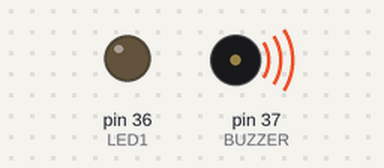
Bench run of a sketch on a simulated Arduino Mega 2560, built with avr-gcc and run on an emulated ATmega2560. On the bench: output pins drawn as LEDs (lit = HIGH), buzzer (waves = sounding). Pins used as bus, display or sensor lines are not drawn.

Above: at 3.57 s.
At 22.31 s:
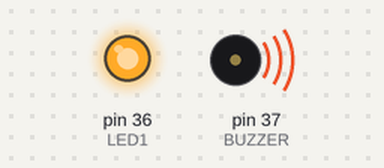
At 40.66 s:
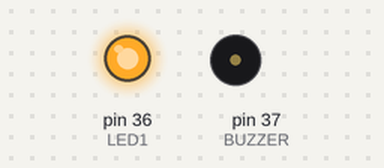
Timing chart, 0 to 48.6 s (numbered marks = the images above):
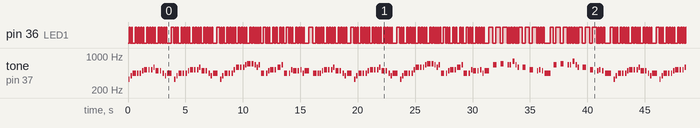

Measured:
- by itself, pin 36 (LED1): moves between LOW and HIGH, repeating every 41.7 s
- by itself, tone on pin 37 (BUZZER): plays 329 Hz for 0.12 s, 391 Hz for 0.12 s, 439 Hz for 0.28 s, 439 Hz for 0.12 s, 439 Hz for 0.12 s, 492 Hz for 0.12 s … (446 notes in this stretch)

The sketch:

Musik_Caribik.ino
```cpp
/*
 * Pirates of the Caribbean Theme Song auf dem Multi Function Shield
 * von Marcus Wegener 2018-05-16
 *
 * Code inspiriert von "Play 'Pirates of the Caribbean' Theme Song on Arduino and Buzzer"
 * Link: https://github.com/xitangg/-Pirates-of-the-Caribbean-Theme-Song
 *
 * und "Super Mario theme song w/ piezo buzzer and Arduino" von Dipto Pratyaksa
 * Link https://www.princetronics.com/supermariothemesong/
 *
 * Noten Frequenzen von Arduino Webseite
 * Link: https://www.arduino.cc/en/Tutorial/toneMelody
 */

// Defintion der Noten Frequenzen
#define NOTE_C4  262
#define NOTE_D4  294
#define NOTE_E4  330
#define NOTE_F4  349
#define NOTE_G4  392
#define NOTE_A4  440
#define NOTE_B4  494
#define NOTE_C5  523
#define NOTE_D5  587
#define NOTE_E5  659
#define NOTE_F5  698
#define NOTE_G5  784
#define NOTE_A5  880
#define NOTE_B5  988

// Pinbelegung
const uint8_t BUZZER = 37;
const uint8_t LED1 = 36;

// Noten (Tonhöhe)
int notes[] = {
   NOTE_E4, NOTE_G4, NOTE_A4, NOTE_A4, 0,
   NOTE_A4, NOTE_B4, NOTE_C5, NOTE_C5, 0,
   NOTE_C5, NOTE_D5, NOTE_B4, NOTE_B4, 0,
   NOTE_A4, NOTE_G4, NOTE_A4, 0,

   NOTE_E4, NOTE_G4, NOTE_A4, NOTE_A4, 0,
   NOTE_A4, NOTE_B4, NOTE_C5, NOTE_C5, 0,
   NOTE_C5, NOTE_D5, NOTE_B4, NOTE_B4, 0,
   NOTE_A4, NOTE_G4, NOTE_A4, 0,

   NOTE_E4, NOTE_G4, NOTE_A4, NOTE_A4, 0,
   NOTE_A4, NOTE_C5, NOTE_D5, NOTE_D5, 0,
   NOTE_D5, NOTE_E5, NOTE_F5, NOTE_F5, 0,
   NOTE_E5, NOTE_D5, NOTE_E5, NOTE_A4, 0,

   NOTE_A4, NOTE_B4, NOTE_C5, NOTE_C5, 0,
   NOTE_D5, NOTE_E5, NOTE_A4, 0,
   NOTE_A4, NOTE_C5, NOTE_B4, NOTE_B4, 0,
   NOTE_C5, NOTE_A4, NOTE_B4, 0,

   NOTE_A4, NOTE_A4,

   NOTE_A4, NOTE_B4, NOTE_C5, NOTE_C5, 0,
   NOTE_C5, NOTE_D5, NOTE_B4, NOTE_B4, 0,
   NOTE_A4, NOTE_G4, NOTE_A4, 0,

   NOTE_E4, NOTE_G4, NOTE_A4, NOTE_A4, 0,
   NOTE_A4, NOTE_B4, NOTE_C5, NOTE_C5, 0,
   NOTE_C5, NOTE_D5, NOTE_B4, NOTE_B4, 0,
   NOTE_A4, NOTE_G4, NOTE_A4, 0,

   NOTE_E4, NOTE_G4, NOTE_A4, NOTE_A4, 0,
   NOTE_A4, NOTE_C5, NOTE_D5, NOTE_D5, 0,
   NOTE_D5, NOTE_E5, NOTE_F5, NOTE_F5, 0,
   NOTE_E5, NOTE_D5, NOTE_E5, NOTE_A4, 0,

   NOTE_A4, NOTE_B4, NOTE_C5, NOTE_C5, 0,
   NOTE_D5, NOTE_E5, NOTE_A4, 0,
   NOTE_A4, NOTE_C5, NOTE_B4, NOTE_B4, 0,
   NOTE_C5, NOTE_A4, NOTE_B4, 0,

   NOTE_E5, 0, 0, NOTE_F5, 0, 0,
   NOTE_E5, NOTE_E5, 0, NOTE_G5, 0, NOTE_E5, NOTE_D5, 0, 0,
   NOTE_D5, 0, 0, NOTE_C5, 0, 0,
   NOTE_B4, NOTE_C5, 0, NOTE_B4, 0, NOTE_A4,

   NOTE_E5, 0, 0, NOTE_F5, 0, 0,
   NOTE_E5, NOTE_E5, 0, NOTE_G5, 0, NOTE_E5, NOTE_D5, 0, 0,
   NOTE_D5, 0, 0, NOTE_C5, 0, 0,
   NOTE_B4, NOTE_C5, 0, NOTE_B4, 0, NOTE_A4

};

// Notenwerte (Tondauer)
// Um die Tondauer zu berechnen,
// nehmen eine Sekunde, geteilt durch den Notentyp
// z.B. viertel Note = 1000 / 4, Achtel Note = 1000/8, etc.
int duration[] = {
  125, 125, 250, 125, 125,
  125, 125, 250, 125, 125,
  125, 125, 250, 125, 125,
  125, 125, 375, 125,

  125, 125, 250, 125, 125,
  125, 125, 250, 125, 125,
  125, 125, 250, 125, 125,
  125, 125, 375, 125,

  125, 125, 250, 125, 125,
  125, 125, 250, 125, 125,
  125, 125, 250, 125, 125,
  125, 125, 125, 250, 125,

  125, 125, 250, 125, 125,
  250, 125, 250, 125,
  125, 125, 250, 125, 125,
  125, 125, 375, 375,

  250, 125,

  125, 125, 250, 125, 125,
  125, 125, 250, 125, 125,
  125, 125, 375, 125,

  125, 125, 250, 125, 125,
  125, 125, 250, 125, 125,
  125, 125, 250, 125, 125,
  125, 125, 375, 125,

  125, 125, 250, 125, 125,
  125, 125, 250, 125, 125,
  125, 125, 250, 125, 125,
  125, 125, 125, 250, 125,

  125, 125, 250, 125, 125,
  250, 125, 250, 125,
  125, 125, 250, 125, 125,
  125, 125, 375, 375,

  250, 125, 375, 250, 125, 375,
  125, 125, 125, 125, 125, 125, 125, 125, 375,
  250, 125, 375, 250, 125, 375,
  125, 125, 125, 125, 125, 500,

  250, 125, 375, 250, 125, 375,
  125, 125, 125, 125, 125, 125, 125, 125, 375,
  250, 125, 375, 250, 125, 375,
  125, 125, 125, 125, 125, 500

};


void setup() {
  // I/O-Pin als Ausgang
  pinMode(LED1, OUTPUT);
  pinMode(BUZZER, OUTPUT);

  digitalWrite(LED1, HIGH);   // LED aus
  digitalWrite(BUZZER, HIGH); // BUZZER aus (Low-Aktiv)
}

void loop() {
    int size = sizeof(notes) / sizeof(int);
    for (int thisNote = 0; thisNote < size ; thisNote++) {
      int noteDuration = duration[thisNote];

      buzz(notes[thisNote], noteDuration);

      // Um die Noten zu unterscheiden, wird eine Mindestzeit zwischen ihnen festgelegt.
      int pauseBetweenNotes = noteDuration * 0.5;
      delay(pauseBetweenNotes);
    }
}

void buzz(long frequency, long length) {
  digitalWrite(LED1, LOW); // LED AN
  long delayValue = 1000000 / frequency / 2; // Berechnung des Verzögerungswertes zwischen den Übergängen
  // 1 Sekunde in Mikrosekunden, geteilt durch die Frequenz und dann halbiert, da zu jedem Zyklus zwei Phasen vorhanden sind
  long numCycles = frequency * length / 1000; // Berechnung der Anzahl der Zyklen für das richtige Timing
  // Frequenz, die die wirklichen Zyklen pro Sekunde ist, multipliziert mit der Anzahl der Sekunden,um die Gesamtzahl der Zyklen zu erhalten
    for (long i = 0; i < numCycles; i++) { // for the calculated length of time...
    digitalWrite(BUZZER, LOW); // BUZZER an
    delayMicroseconds(delayValue); // warten auf den berechneten Verzögerungswert
    digitalWrite(BUZZER, HIGH); // BUZZER aus
    delayMicroseconds(delayValue); // warten auf den berechneten Verzögerungswert
  }
  digitalWrite(LED1, HIGH); // LED AUS
}
```
